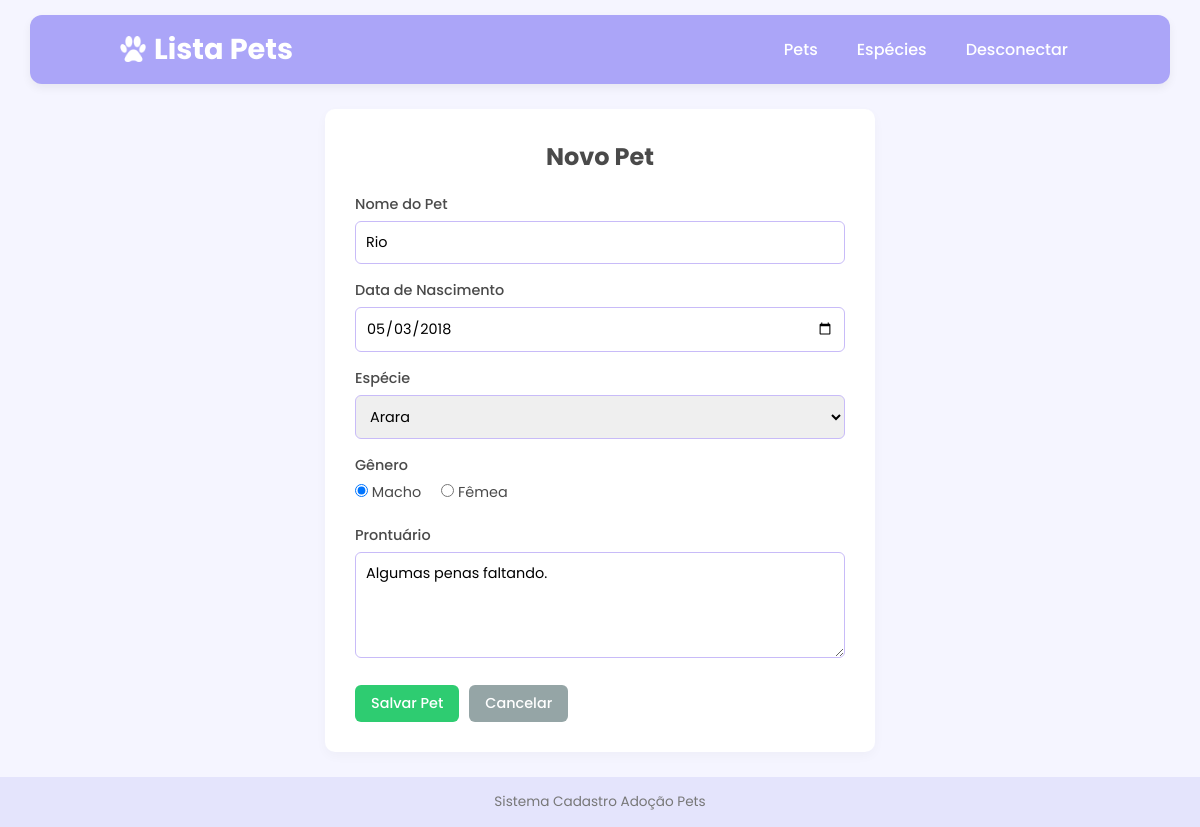
Screenshot of /cadastro_pets.php?id=6 (signed in) with the database file from the repository.
### tables this page shows
CREATE TABLE `pets` (
  `id` int NOT NULL,
  `nome` varchar(100) NOT NULL,
  `nascimento` date NOT NULL,
  `especie_id` int NOT NULL,
  `genero` enum('macho','femea') NOT NULL,
  `prontuario` text
);

### cadastro_pets.php (the view, shortened to what this page needs)
<?php
require_once("conecta.php");
$nome = "";
$nascimento = "";
$especie_id = "";
$genero = "";
$prontuario = "";
if (isset($_GET["id"]) && !empty($_GET["id"])) {
    $id_pet = $_GET["id"];
    $sql = "SELECT * FROM pets WHERE id = $id_pet";
    $resultado = mysqli_query($conn, $sql);
    if (mysqli_num_rows($resultado) == 1) {
        $pet = mysqli_fetch_array($resultado);
        $nome = $pet["nome"];
        $nascimento = $pet["nascimento"];
        $especie_id = $pet["especie_id"];
        $genero = $pet["genero"];
        $prontuario = $pet["prontuario"];
    }
}
include_once 'cabecalho.php';
?>
    <main class="conteudo-principal">
        <div class="box-formulario">
            <h2>Novo Pet</h2>
            <form action="processa_pets.php" method="POST" class="form-cadastro">
                <div class="campo-grupo">
                    <label for="nome">Nome do Pet</label>
                    <input type="text" id="nome" name="nome" required placeholder="Preencha o nome do seu PET" value="<?= $nome ?>" >
                </div>
                <div class="campo-grupo">
                    <label for="nascimento">Data de Nascimento</label>
                    <input type="date" id="nascimento" name="nascimento" required value="<?= $nascimento ?>">
                </div>
                <div class="campo-grupo">
                    <label for="especie_id">Espécie</label>
                    <select id="especie_id" name="especie_id" required>
                        <?php
                        $sql_especies = "SELECT * FROM especies ORDER BY especie ASC";
                        $res_especies = mysqli_query($conn, $sql_especies);
                        if ($res_especies && mysqli_num_rows($res_especies) > 0) {
                            while ($esp = mysqli_fetch_array($res_especies)) {
                                $selected = ($esp['id'] == $especie_id) ? 'selected' : '';
                                echo "<option value='{$esp['id']}' {$selected}>{$esp['especie']}</option>";
                            }
                        }
                        ?>
                    </select>
                </div>
                <div class="campo-grupo">
                    <label>Gênero</label>
                    <div class="opcoes-radio">
                        <label><input type="radio" name="genero" value="macho" required <?= ($genero == 'macho') ? 'checked' : '' ?> > Macho</label>
                        <label><input type="radio" name="genero" value="femea" required <?= ($genero == 'femea') ? 'checked' : '' ?> > Fêmea</label>
                    </div>
                </div>
                <div class="campo-grupo">
                    <label for="prontuario">Prontuário</label>
                    <textarea id="prontuario" name="prontuario" rows="4" placeholder="Alergias, castração, diagnósticos ou características relevantes..."><?= $prontuario ?></textarea>
                </div>
                <div class="acoes-formulario">
                    <button name="enviar" type="submit" class="bot-salvar">Salvar Pet</button>
                    <a href="index.php" class="bot-cancelar">Cancelar</a>
                </div>
            </form>
        </div>
    </main>
 <?php include_once 'rodape.php'; ?>

### css/style.css (style rules this page uses)
:root { --cor-fundo: #f5f5ff; --cor-principal: #aba5f8; --cor-destaque: #b78ff7; --cor-card: #ffffff; --cor-texto: #4a4a4a; --cor-verde: #2ecc71; --cor-verde-hover: #27ae60; --cor-vermelho: #e74c3c; --cor-vermelho-hover: #c0392b; --cor-amarelo: #f1c40f; --cor-amarelo-hover: #f39c12; --cor-cinza: #95a5a6; --cor-cinza-hover: #7f8c8d; }
* { margin: 0; padding: 0; box-sizing: border-box; font-family: 'Poppins', sans-serif; }
body { background-color: var(--cor-fundo); color: var(--cor-texto); display: flex; flex-direction: column; min-height: 100vh; }
.conteudo-principal { max-width: 1350px; width: 95%; margin: 25px auto; padding: 0 10px; flex: 1; }
.box-formulario { background-color: var(--cor-card); padding: 30px; border-radius: 10px; box-shadow: 0 4px 12px rgba(0, 0, 0, 0.03); max-width: 550px; margin: 0 auto; }
.box-formulario h2 { margin-bottom: 20px; color: var(--cor-texto); text-align: center; }
.campo-grupo { margin-bottom: 16px; }
.campo-grupo label { display: block; margin-bottom: 6px; font-weight: 500; font-size: 0.9rem; }
.campo-grupo input[type="text"], .campo-grupo input[type="password"], .campo-grupo input[type="date"], .campo-grupo select, .campo-grupo textarea { width: 100%; padding: 10px; border: 1px solid #c8bbf8; border-radius: 6px; font-size: 0.9rem; outline: none; transition: border-color 0.2s; }
.opcoes-radio { display: flex; gap: 20px; margin-top: 6px; }
.opcoes-radio label { font-weight: normal; cursor: pointer; }
.acoes-formulario { display: flex; gap: 10px; margin-top: 20px; }
.bot-novo, .bot-salvar, .bot-cancelar, .bot-entrar, .bot-acao { border: none; border-radius: 6px; padding: 8px 16px; font-size: 0.9rem; font-weight: 500; text-decoration: none; cursor: pointer; display: inline-block; transition: background-color 0.2s, transform 0.1s; }
.bot-novo, .bot-salvar { background-color: var(--cor-verde); color: #ffffff; }
.bot-cancelar { background-color: var(--cor-cinza); color: #ffffff; }

### rows the page displays
pets: nome "Rio", nascimento "05/03/2018", genero "☑ Macho", genero "☐ Fêmea", prontuario "Algumas penas faltando."

### other values shown
form field especie_id "Arara"
